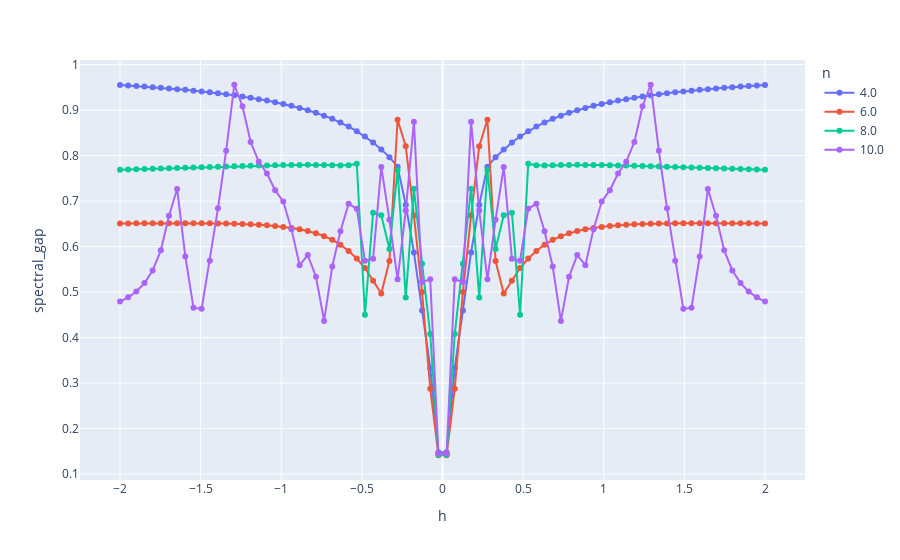
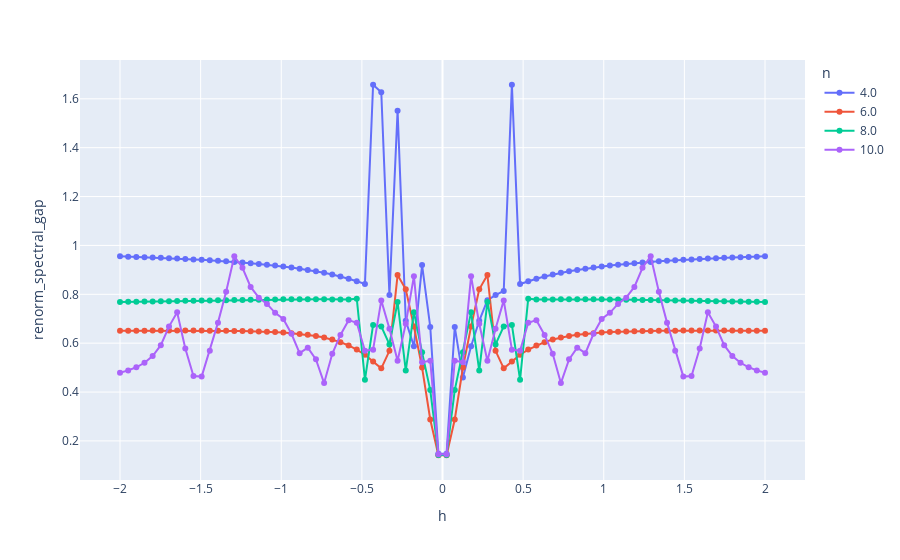
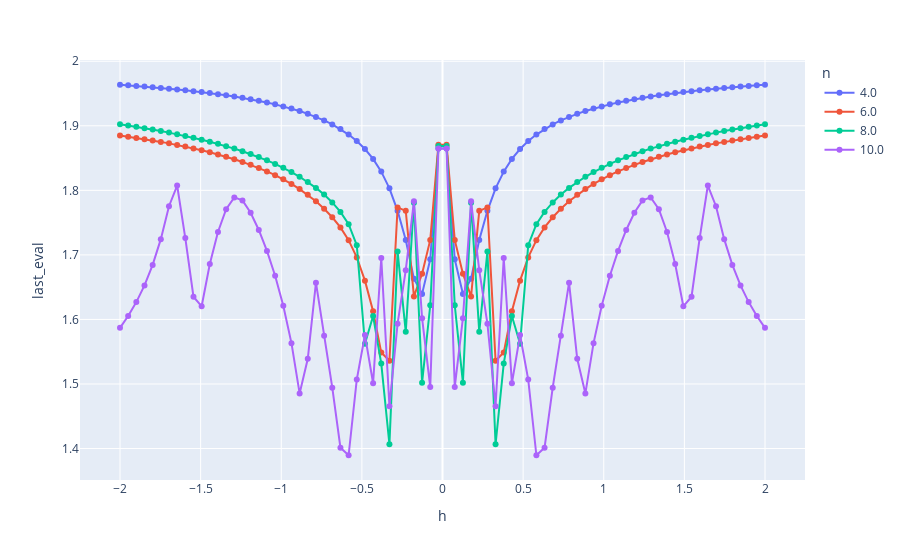

Here is the notebook cell these charts were saved with, in order:
### Code cell
df["renorm_spectral_gap"] = df["spectral_gap"] * df["diameter"]

fig = px.line(df, x="h", y="spectral_gap", color="n", markers=True)
fig.show()
fig = px.line(df, x="h", y="renorm_spectral_gap", color="n", markers=True)
fig.show()
fig = px.line(df, x="h", y="last_eval", color="n", markers=True)
fig.show()
